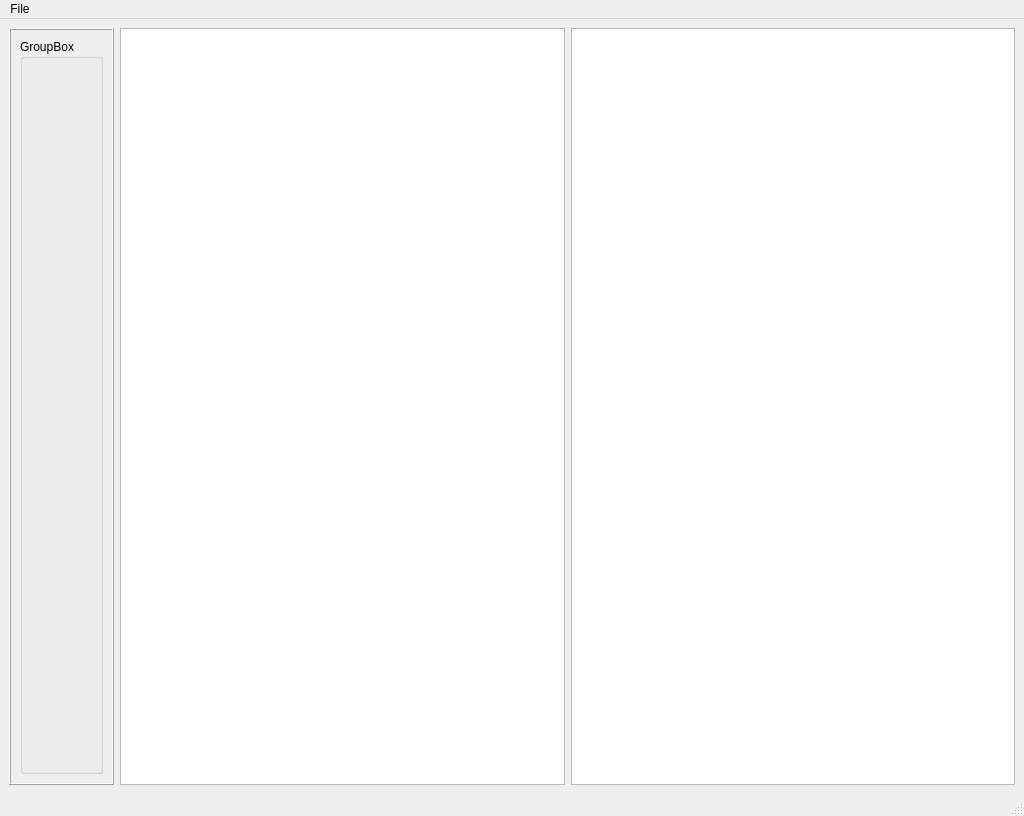
<?xml version="1.0" encoding="UTF-8"?>
<ui version="4.0">
 <class>ReportGenerator</class>
 <widget class="QMainWindow" name="ReportGenerator">
  <property name="geometry">
   <rect>
    <x>0</x>
    <y>0</y>
    <width>1024</width>
    <height>816</height>
   </rect>
  </property>
  <property name="windowTitle">
   <string>MainWindow</string>
  </property>
  <widget class="QWidget" name="centralwidget">
   <layout class="QHBoxLayout" name="horizontalLayout">
    <item>
     <widget class="QFrame" name="frame">
      <property name="frameShape">
       <enum>QFrame::Box</enum>
      </property>
      <property name="frameShadow">
       <enum>QFrame::Raised</enum>
      </property>
      <layout class="QVBoxLayout" name="verticalLayout">
       <item>
        <widget class="QGroupBox" name="groupBox">
         <property name="title">
          <string>GroupBox</string>
         </property>
        </widget>
       </item>
      </layout>
     </widget>
    </item>
    <item>
     <widget class="QTableWidget" name="group_table"/>
    </item>
    <item>
     <widget class="QTableWidget" name="file_table"/>
    </item>
   </layout>
  </widget>
  <widget class="QMenuBar" name="menubar">
   <property name="geometry">
    <rect>
     <x>0</x>
     <y>0</y>
     <width>1024</width>
     <height>21</height>
    </rect>
   </property>
   <widget class="QMenu" name="menuFile">
    <property name="title">
     <string>File</string>
    </property>
   </widget>
   <addaction name="menuFile"/>
  </widget>
  <widget class="QStatusBar" name="statusbar"/>
 </widget>
 <resources/>
 <connections/>
</ui>
